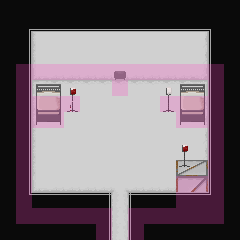

This is a level from a 2D game, rendered from its Tiled map with the project's own tilesets. A one-line summary and the complete map file follow:
An orthogonal 15x15 tile map with 16x16 px tiles, 5 tile layers (floor, props, above, above2, ...) and 1 object.

<map version="1.5" tiledversion="2021.03.23" orientation="orthogonal" renderorder="right-down" width="15" height="15" tilewidth="16" tileheight="16" infinite="0" backgroundcolor="#0a0a0a" nextlayerid="7" nextobjectid="2">
 <properties>
  <property name="clampCamera" type="bool" value="true" />
  <property name="edges">{
	"down": {
		"type": "warp",
		"map": "hospital/hospital_main.tmx",
		"pos": { "x": 22, "y": 11 },
		"transition": "fade",
		"transition_music": false
	}
}</property>
  <property name="music" value="res/audio/music/lh.mp3" />
  <property name="music_speed" type="float" value="1" />
  <property name="music_volume" type="float" value="0.3" />
  <property name="tint" value="0,0,0,127" />
 </properties>
 <tileset firstgid="1" source="../hospital.tsx" />
 <layer id="1" name="floor" width="15" height="15">
  <data encoding="csv">
0,0,0,0,0,0,0,0,0,0,0,0,0,0,0,
0,0,0,0,0,0,0,0,0,0,0,0,0,0,0,
0,0,39,40,40,40,40,40,40,40,40,40,41,0,0,
0,0,39,40,40,40,40,40,40,40,40,40,41,0,0,
0,0,50,51,51,51,51,51,51,51,51,51,52,0,0,
0,0,28,29,29,29,29,29,29,29,29,29,30,0,0,
0,0,39,40,40,40,40,40,40,40,40,40,41,0,0,
0,0,39,40,40,40,40,40,40,40,40,40,41,0,0,
0,0,39,40,40,40,40,40,40,40,40,40,41,0,0,
0,0,39,40,40,40,40,40,40,40,40,40,41,0,0,
0,0,39,40,40,40,40,40,40,40,40,40,41,0,0,
0,0,50,51,51,51,51,80,51,51,51,51,52,0,0,
0,0,0,0,0,0,0,61,0,0,0,0,0,0,0,
0,0,0,0,0,0,0,61,0,0,0,0,0,0,0,
0,0,0,0,0,0,0,61,0,0,0,0,0,0,0
</data>
 </layer>
 <layer id="3" name="props" width="15" height="15">
  <data encoding="csv">
0,0,0,0,0,0,0,0,0,0,0,0,0,0,0,
0,0,0,0,0,0,0,0,0,0,0,0,0,0,0,
0,0,0,0,0,0,0,0,0,0,0,0,0,0,0,
0,0,0,0,0,0,0,0,0,0,0,0,0,0,0,
0,0,0,0,0,0,0,63,0,0,0,0,0,0,0,
0,0,0,0,0,0,0,0,0,0,0,0,0,0,0,
0,0,53,54,55,0,0,0,0,0,88,53,54,0,0,
0,0,64,65,0,0,0,0,0,0,0,64,65,0,0,
0,0,0,0,0,0,0,0,0,0,0,0,0,0,0,
0,0,0,0,0,0,0,0,0,0,0,0,0,0,0,
0,0,0,0,0,0,0,0,0,0,0,0,0,0,0,
0,0,0,0,0,0,0,0,0,0,0,81,82,0,0,
0,0,0,0,0,0,0,0,0,0,0,0,0,0,0,
0,0,0,0,0,0,0,0,0,0,0,0,0,0,0,
0,0,0,0,0,0,0,0,0,0,0,0,0,0,0
</data>
 </layer>
 <layer id="2" name="above" width="15" height="15">
  <properties>
   <property name="height" type="int" value="1" />
  </properties>
  <data encoding="csv">
0,0,0,0,0,0,0,0,0,0,0,0,0,0,0,
0,1,2,2,2,2,2,2,2,2,2,2,2,3,0,
0,12,0,0,0,0,0,0,0,0,0,0,0,14,0,
0,12,0,0,0,0,0,0,0,0,0,0,0,14,0,
0,12,0,0,0,0,0,0,0,0,0,0,0,14,0,
0,12,42,43,44,0,0,0,0,0,66,42,43,14,0,
0,12,0,0,0,0,0,0,0,0,0,0,0,14,0,
0,12,0,0,0,0,0,0,0,0,0,0,0,14,0,
0,12,0,0,0,0,0,0,0,0,0,0,0,14,0,
0,12,0,0,0,0,0,0,0,0,0,0,0,14,0,
0,12,0,0,0,0,0,0,0,0,0,83,94,14,0,
0,12,0,0,0,0,0,0,0,0,0,0,0,14,0,
0,23,24,24,24,24,37,0,38,24,24,24,24,25,0,
0,0,0,0,0,0,12,0,14,0,0,0,0,0,0,
0,0,0,0,0,0,12,0,14,0,0,0,0,0,0
</data>
 </layer>
 <layer id="4" name="above2" width="15" height="15">
  <properties>
   <property name="height" type="int" value="2" />
  </properties>
  <data encoding="csv">
0,0,0,0,0,0,0,0,0,0,0,0,0,0,0,
0,0,0,0,0,0,0,0,0,0,0,0,0,0,0,
0,0,0,0,0,0,0,0,0,0,0,0,0,0,0,
0,0,0,0,0,0,0,0,0,0,0,0,0,0,0,
0,0,0,0,0,0,0,0,0,0,0,0,0,0,0,
0,0,0,0,0,0,0,0,0,0,0,0,0,0,0,
0,0,0,0,0,0,0,0,0,0,0,0,0,0,0,
0,0,0,0,0,0,0,0,0,0,0,0,0,0,0,
0,0,0,0,0,0,0,0,0,0,0,0,0,0,0,
0,0,0,0,0,0,0,0,0,0,0,75,0,0,0,
0,0,0,0,0,0,0,0,0,0,0,99,0,0,0,
0,0,0,0,0,0,0,0,0,0,0,0,0,0,0,
0,0,0,0,0,0,0,0,0,0,0,0,0,0,0,
0,0,0,0,0,0,0,0,0,0,0,0,0,0,0,
0,0,0,0,0,0,0,0,0,0,0,0,0,0,0
</data>
 </layer>
 <objectgroup id="6" name="Entities">
  <object id="1" gid="74" x="112" y="96" width="16" height="16">
   <properties>
    <property name="file" value="res/data/entity/seat/seat.json" />
   </properties>
  </object>
 </objectgroup>
 <layer id="5" name="collision" width="15" height="15" opacity="0.25">
  <properties>
   <property name="draw" type="bool" value="false" />
  </properties>
  <data encoding="csv">
0,0,0,0,0,0,0,0,0,0,0,0,0,0,0,
0,0,0,0,0,0,0,0,0,0,0,0,0,0,0,
0,0,0,0,0,0,0,0,0,0,0,0,0,0,0,
0,0,0,0,0,0,0,0,0,0,0,0,0,0,0,
0,35,35,35,35,35,35,35,35,35,35,35,35,35,0,
0,35,0,0,0,0,0,35,0,0,0,0,0,35,0,
0,35,35,35,35,0,0,0,0,0,35,35,35,35,0,
0,35,35,35,0,0,0,0,0,0,0,35,35,35,0,
0,35,0,0,0,0,0,0,0,0,0,0,0,35,0,
0,35,0,0,0,0,0,0,0,0,0,0,0,35,0,
0,35,0,0,0,0,0,0,0,0,0,0,0,35,0,
0,35,0,0,0,0,0,0,0,0,0,35,35,35,0,
0,35,0,0,0,0,0,0,0,0,0,35,35,35,0,
0,35,35,35,35,35,35,0,35,35,35,35,35,35,0,
0,0,0,0,0,0,35,0,35,0,0,0,0,0,0
</data>
 </layer>
</map>
